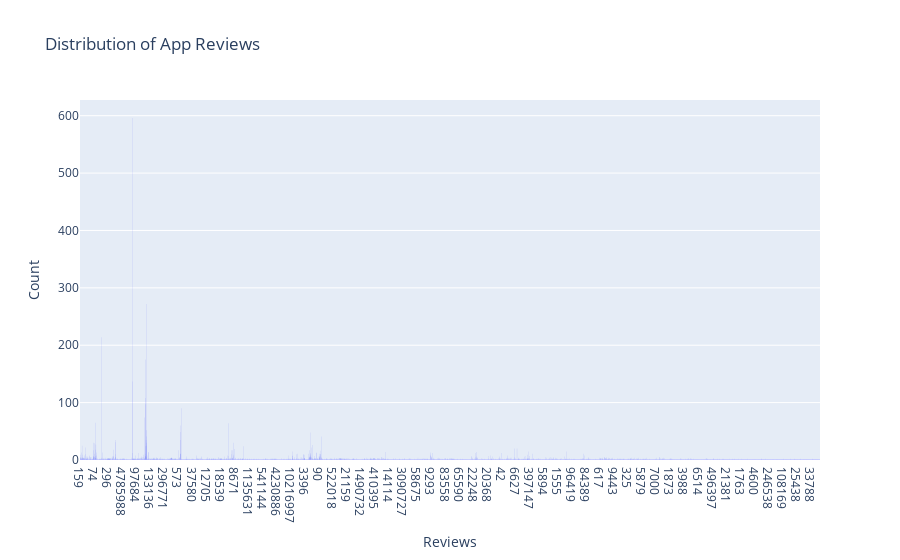

Notebook code for this chart:
### Code cell
# Histogram for reviews
fig = px.histogram(df, x='Reviews', nbins=30, title='Distribution of App Reviews')
fig.update_layout(xaxis_title='Reviews', yaxis_title='Count')
fig.show()

### Figure 1 — Plotly figure (JSON) as saved in the notebook; plotly's stock layout.template omitted (floating-point values rounded to 4 significant figures; data arrays with more than 128 entries replaced by an {"elided": "..."} marker saying what was removed)
{"data": [{"alignmentgroup": "True", "bingroup": "x", "hovertemplate": "Reviews=%{x}<br>count=%{y}<extra></extra>", "legendgroup": "", "marker": {"color": "#636efa", "pattern": {"shape": ""}}, "name": "", "nbinsx": 30, "offsetgroup": "", "orientation": "v", "showlegend": false, "type": "histogram", "x": {"elided": "10841 str values"}, "xaxis": "x", "yaxis": "y"}], "layout": {"barmode": "relative", "legend": {"tracegroupgap": 0}, "title": {"text": "Distribution of App Reviews"}, "xaxis": {"anchor": "y", "domain": [0, 1], "title": {"text": "Reviews"}}, "yaxis": {"anchor": "x", "domain": [0, 1], "title": {"text": "Count"}}}}
